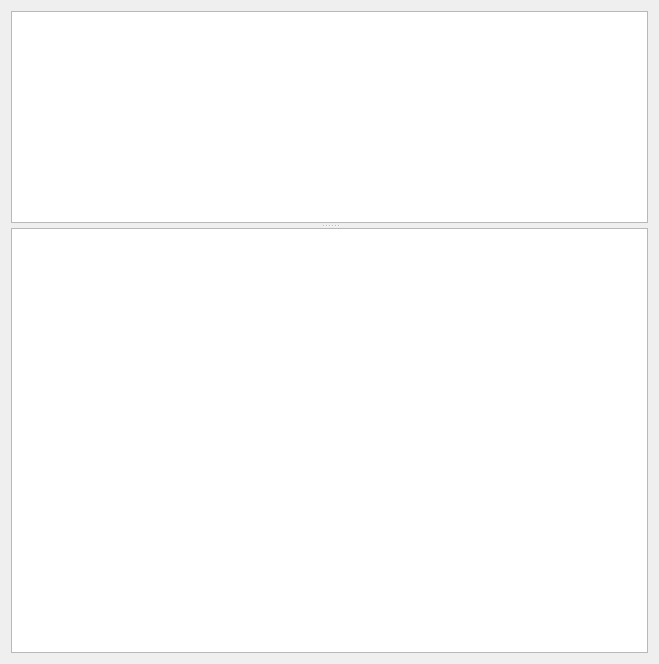
<?xml version="1.0" encoding="UTF-8"?>
<ui version="4.0">
 <class>Dialog</class>
 <widget class="QDialog" name="Dialog">
  <property name="geometry">
   <rect>
    <x>0</x>
    <y>0</y>
    <width>659</width>
    <height>664</height>
   </rect>
  </property>
  <property name="windowTitle">
   <string>Debug Console</string>
  </property>
  <layout class="QVBoxLayout" name="verticalLayout">
   <item>
    <widget class="QSplitter" name="splitter">
     <property name="orientation">
      <enum>Qt::Vertical</enum>
     </property>
     <property name="handleWidth">
      <number>5</number>
     </property>
     <widget class="QPlainTextEdit" name="input">
      <property name="sizePolicy">
       <sizepolicy hsizetype="Expanding" vsizetype="Expanding">
        <horstretch>0</horstretch>
        <verstretch>1</verstretch>
       </sizepolicy>
      </property>
      <property name="font">
       <font>
        <pointsize>10</pointsize>
       </font>
      </property>
      <property name="lineWidth">
       <number>1</number>
      </property>
      <property name="documentTitle">
       <string/>
      </property>
      <property name="plainText">
       <string/>
      </property>
      <property name="placeholderText">
       <string notr="true">This REPL lets you execute Python code at runtime.

Actions
    Ctrl+Return         Execute
    Ctrl+Shift+Return   Execute and print current line
    Ctrl+L              Clear output
    Ctrl+Shift+L        Clear input

Locals
    mw: usdb_syncer.gui.mw.MainWindow</string>
      </property>
     </widget>
     <widget class="QPlainTextEdit" name="output">
      <property name="sizePolicy">
       <sizepolicy hsizetype="Expanding" vsizetype="Expanding">
        <horstretch>0</horstretch>
        <verstretch>2</verstretch>
       </sizepolicy>
      </property>
      <property name="font">
       <font>
        <pointsize>10</pointsize>
       </font>
      </property>
      <property name="readOnly">
       <bool>true</bool>
      </property>
     </widget>
    </widget>
   </item>
  </layout>
 </widget>
 <resources/>
 <connections/>
</ui>
